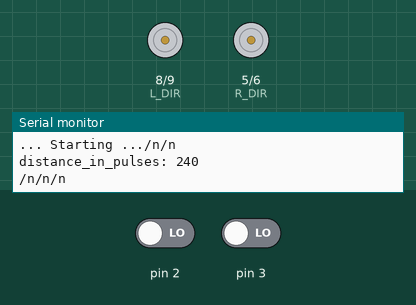
This sketch was run on a simulated Arduino Uno, built with avr-gcc and run on an emulated ATmega328P. Parts: direction and speed pins drawn as motors (green arrow = direction pin HIGH = forward, orange = LOW = backward, longer = more drive), the last lines printed to the serial monitor. The inputs (shaded band) are chosen by the test bench; at power-on: pin 2 LOW, pin 3 LOW.

Above: at 1.2 s.
1.3 s: pin 2 driven HIGH
2.8 s: pin 3 driven HIGH
At 5.3 s:
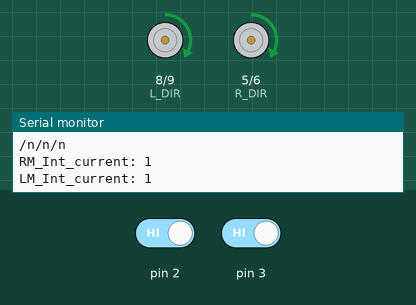
Timing chart, 0 to 6.8 s (numbered marks = the images above; inputs shaded):
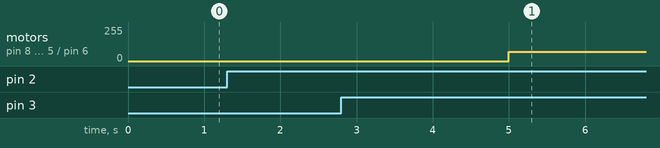

The sketch:

Encoder_Testing.ino
```cpp
#define PPR 60            // Pulses Per Revolution of the encoder.
#define WCFC 39           // Wheel circumference in cm.  // 37.7143 old value
#define distance_test 100 // The distance in cm.

#define RM_Int 0  // Right Motor Mixed interrupt at pin 2 INT 0
#define LM_Int 1  // Left Motor Mixed interrupt at  pin 3 INT 1

#define R_DIR   5
#define L_DIR   8
#define R_speed 6
#define L_speed 9

#define forward  1
#define backward 0

#define Speed 70

boolean Stop;
int RM_Int_current, LM_Int_current, current, distance_in_pulses;

void setup() {

  distance_in_pulses = ( distance_test / WCFC ) * PPR * 2;

  pinMode(R_DIR,  OUTPUT);
  pinMode(L_DIR,  OUTPUT);
  pinMode(R_speed, OUTPUT);
  pinMode(R_speed, OUTPUT);

   attachInterrupt(RM_Int, RM_Int_Handler, RISING);
   attachInterrupt(LM_Int, LM_Int_Handler, RISING);

  Serial.begin(9600);
  Serial.println("... Starting .../n/n");
  Serial.print("distance_in_pulses: ");
  Serial.println(distance_in_pulses);
  Serial.print("/n/n/n");
}


void loop()
{
  delay(5000);  // wait 5 seconds before start moving.

  if(!Stop)
  {
         // go_forward

         analogWrite(R_speed, Speed);
         analogWrite(L_speed, Speed);
         digitalWrite(R_DIR, forward);
         digitalWrite(L_DIR, forward);
  }

}


void RM_Int_Handler()
{
  RM_Int_current++;

  Serial.print("                          RM_Int_current: ");
  Serial.println(RM_Int_current);
  /*
     current= (RM_Int_current+LM_Int_current)/2;
      if(current>distance_in_pulses)
        {
         //stop
        digitalWrite(R_speed, 0);
        digitalWrite(L_speed, 0);
        Stop =1;
        Serial.println("________Stop Right Motor______");
        Serial.print("Average current pulses: ");
        Serial.println(current);
        }*/
}

void LM_Int_Handler()
{
  LM_Int_current++;

  Serial.print("LM_Int_current: ");
  Serial.println(LM_Int_current);

   /*  current= (RM_Int_current+LM_Int_current)/2;
      if(LM_Int_current>distance_in_pulses)
        {
         //stop
        digitalWrite(R_speed, 0);
        digitalWrite(L_speed, 0);
        Stop =1;
        Serial.println("________Stop Left Motor______");
        Serial.print("Average current pulses: ");
        Serial.println(current);
        }*/
}
```
